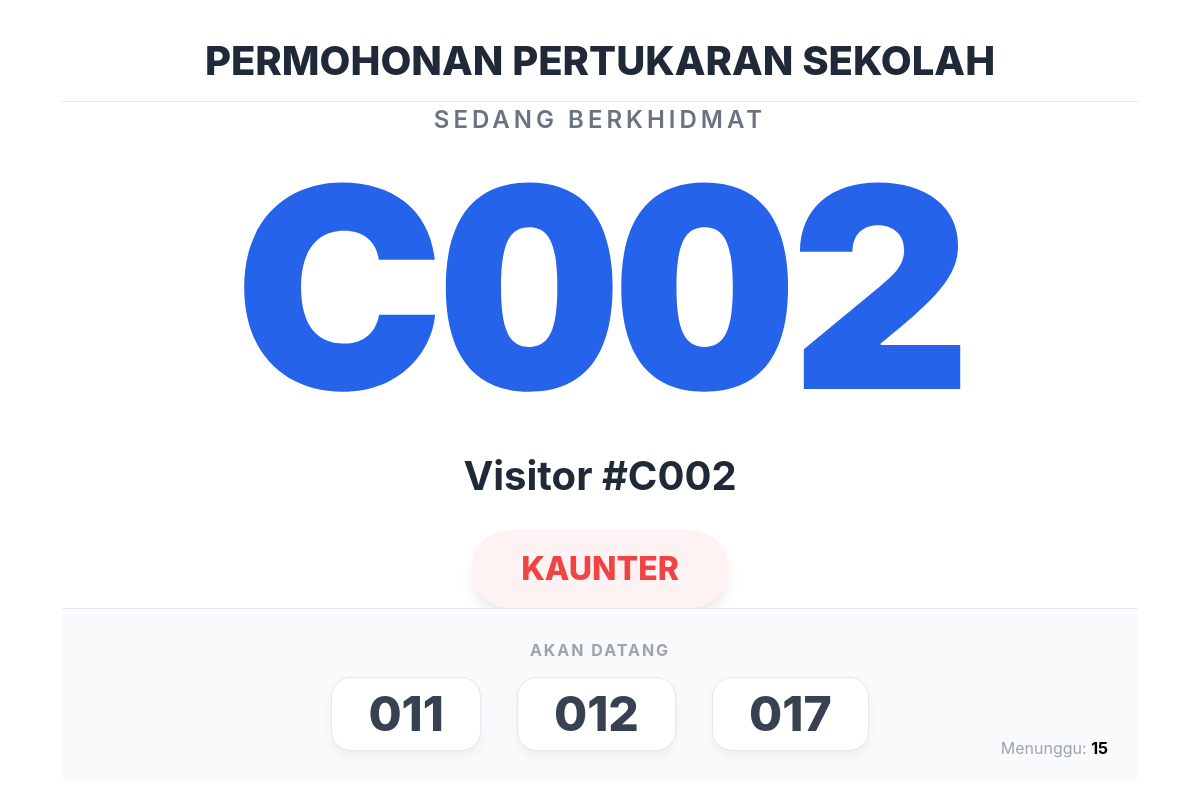
The app's page /q/e34f76f6-3da0-439d-a901-6b6a148072ad/display/, older data.
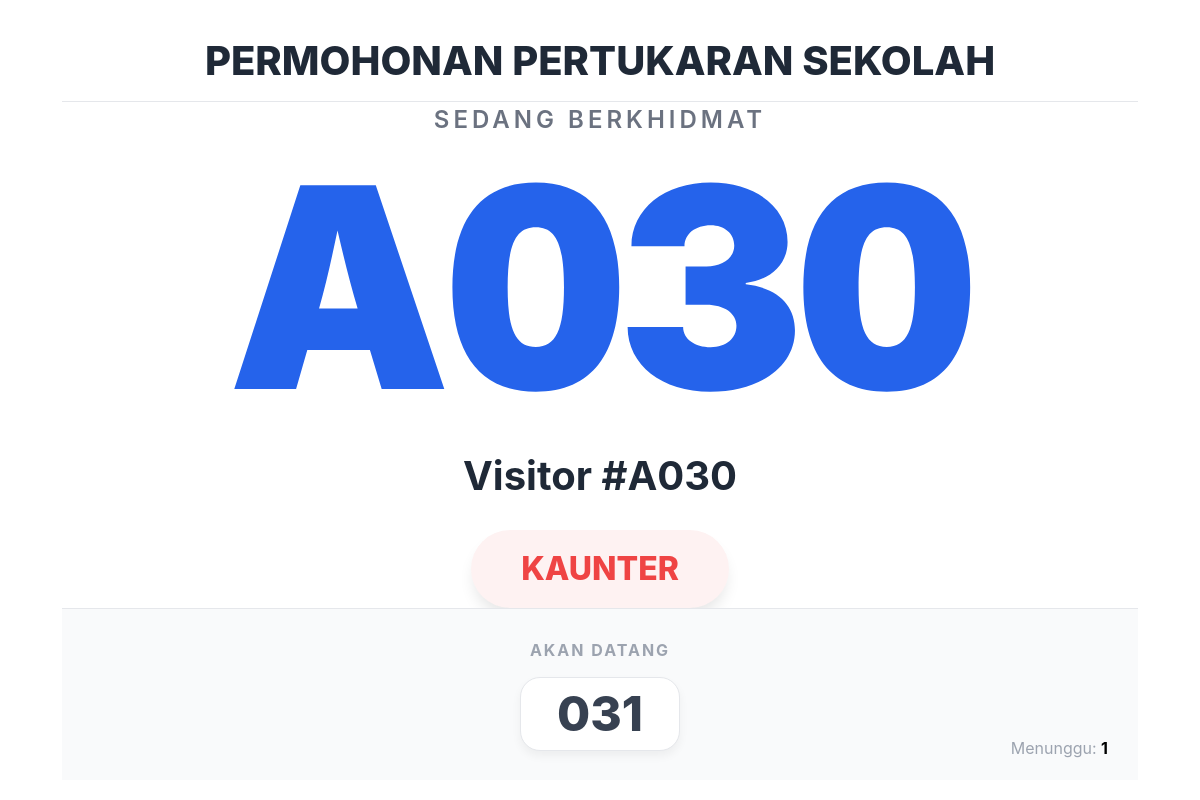
The same page, newer data.
### queues/models.py (models this page shows, shortened)
class Visitor(models.Model):
    queue = models.ForeignKey(Queue, on_delete=models.CASCADE, related_name='visitors')
    name = models.CharField(max_length=100)
    number = models.IntegerField() # Nombor giliran (101, 102...)
    joined_at = models.DateTimeField(auto_now_add=True)
    served_at = models.DateTimeField(null=True, blank=True)
    STATUS_CHOICES = [
        ('WAITING', 'Waiting'),
        ('SERVING', 'Serving'),
        ('COMPLETED', 'Completed'),
    ]
    status = models.CharField(max_length=20, choices=STATUS_CHOICES, default='WAITING')
    is_returned = models.BooleanField(default=False)
    is_invited = models.BooleanField(default=False)
    SERVICE_CHOICES = [
        ('A', 'Pendaftaran'),
        ('B', 'Pembayaran'),
        ('C', 'Pertanyaan'),
    ]
    service_type = models.CharField(max_length=1, choices=SERVICE_CHOICES, default='A')
    @property
    def ticket_number(self):
        return f"{self.service_type}{self.number:03d}"

### queues/views.py (the view)
# urls.py: path('q/<slug:slug>/display/', views.status_display, name='status_display'),
def status_display(request, slug):
    queue = get_object_or_404(Queue, slug=slug)
    current_serving = Visitor.objects.filter(queue=queue, status='SERVING').first()
    waiting_visitors = Visitor.objects.filter(queue=queue, status='WAITING').order_by('is_returned', 'id')
    waiting_count = waiting_visitors.count()
    next_visitors = [f"{v.number:03d}" for v in waiting_visitors[:3]]
    return render(request, 'queues/display.html', {
        'queue': queue,
        'current_serving': current_serving,
        'waiting_count': waiting_count,
        'next_visitors': next_visitors
    })

### queues/templates/queues/display.html (shortened to what this page needs)
{% extends 'base.html' %}
{% block content %}
<div class="display-container">
    <div class="queue-header">
        <div class="queue-title">{{ queue.name }}</div>
    </div>
    <div id="active-container" class="active-section">
        <div class="label-current">Sedang Berkhidmat</div>
        <div id="number-text" class="big-number">
            {% if current_serving %}
                {{ current_serving.ticket_number }}
            {% else %}
                ---
            {% endif %}
        </div>
        <div id="name-text" class="visitor-name">
            {{ current_serving.name|default:"" }}
        </div>
        <div id="counter-text" class="counter-display" style="{% if not current_serving %}display: none;{% endif %}">
            {{ current_serving.served_by|default:"KAUNTER" }}
        </div>
    </div>
    <div class="footer-section">
        <div class="next-label">Akan Datang</div>
        <div id="next-list-container" class="next-list">
            {% if next_visitors %}
                {% for ticket in next_visitors %}
                    <div class="next-card"><span class="next-number">{{ ticket }}</span></div>
                {% endfor %}
            {% else %}
                <div class="next-card"><span class="next-number">-</span></div>
                <div class="next-card"><span class="next-number">-</span></div>
                <div class="next-card"><span class="next-number">-</span></div>
            {% endif %}
        </div>
        <div class="waiting-info">
            Menunggu: <strong id="total-waiting" style="color:#000">{{ waiting_count|default:"0" }}</strong>
        </div>
    </div>
</div>
{% endblock %}

Row changes from the older to the newer data that the page shows:
no longer on this page (row edited): Visitor: ticket_number "C002", name "Visitor #C002"
added Visitor: ticket_number "A030", name "Visitor #A030"
Text that changed along with them:
{{ waiting_count|default:"0" }}: "15" → "1"
new list line: "031"
list line gone: "011"
list line gone: "012"
list line gone: "017"
